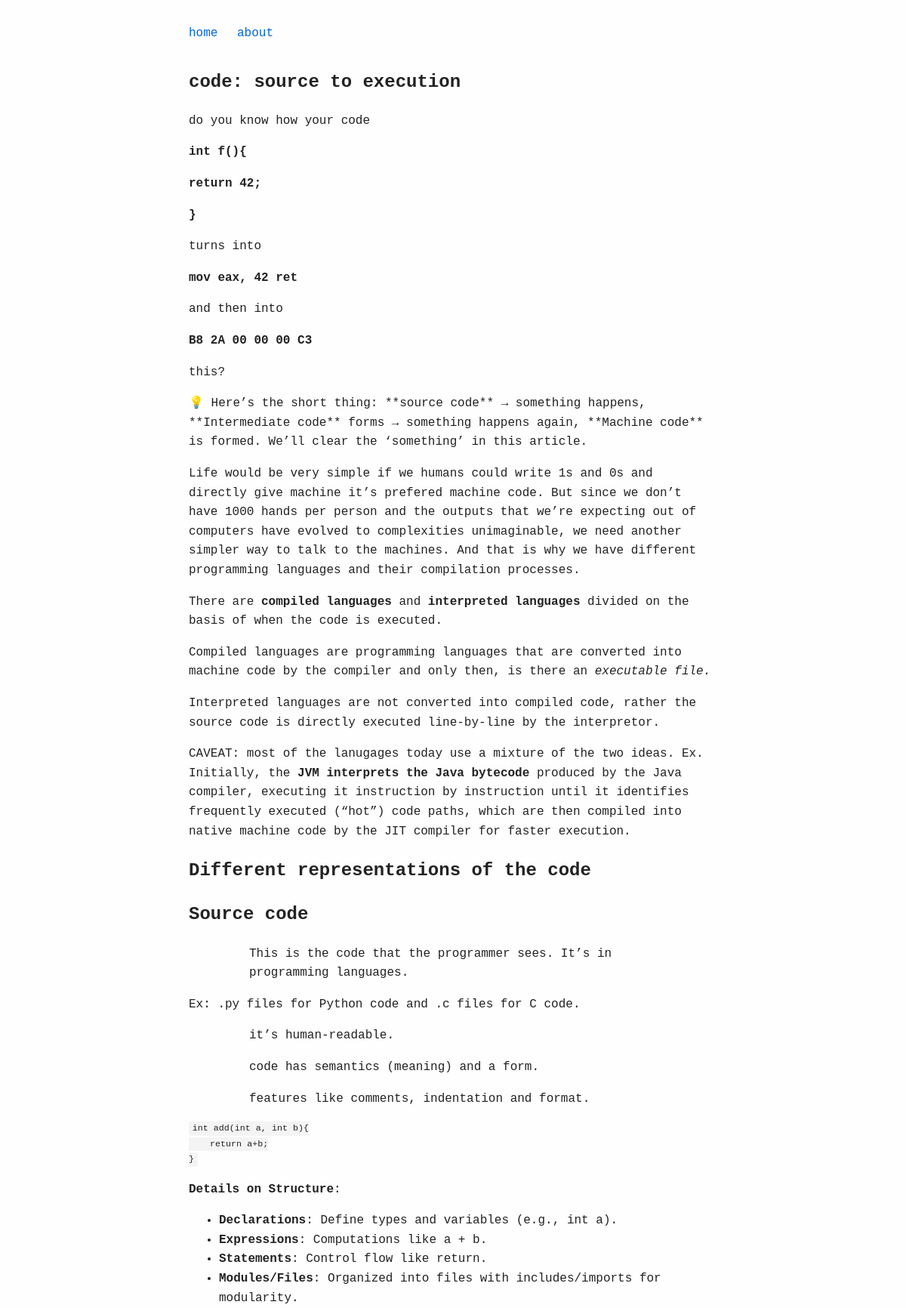
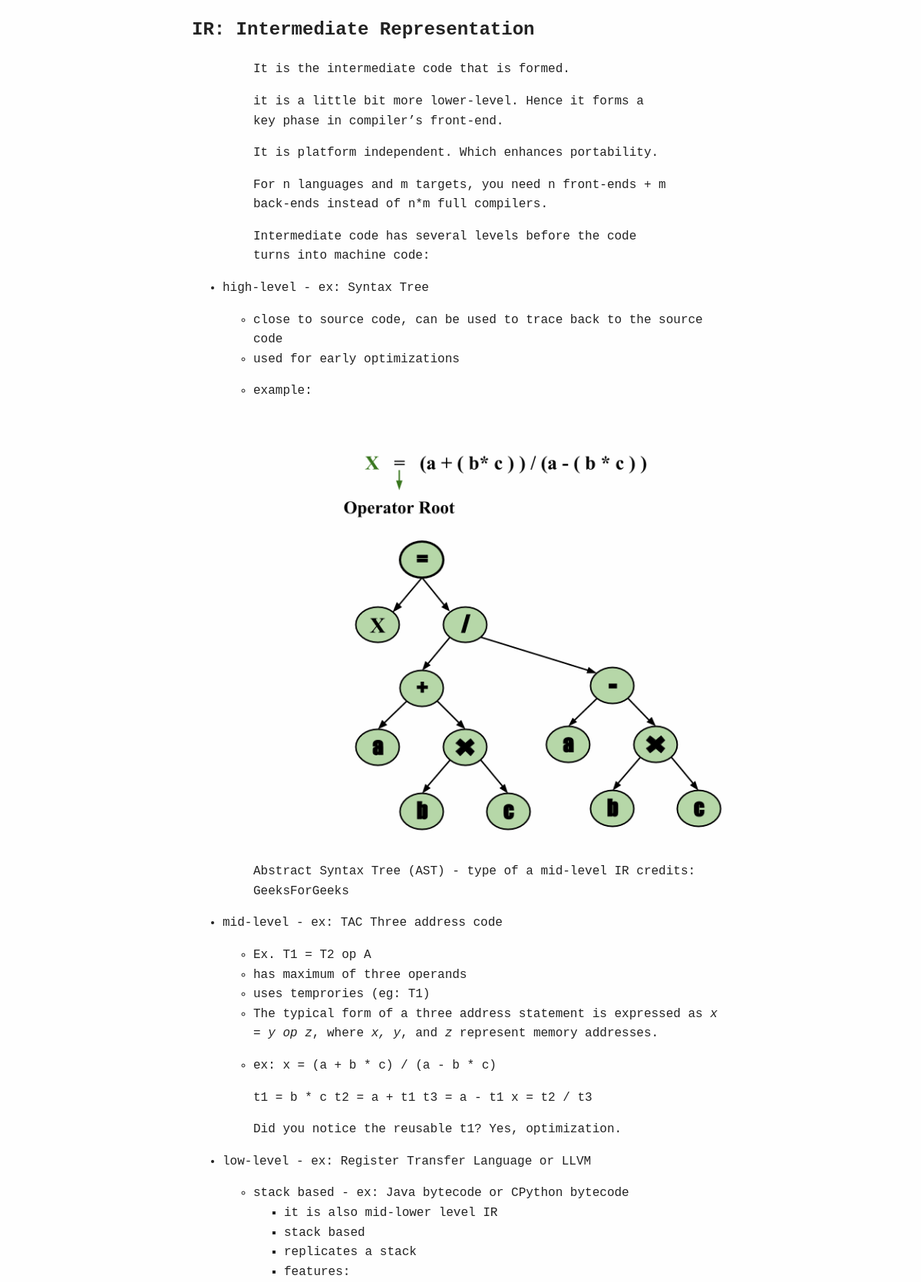
Page /code-source-execution/ (upper part) on the committed database (2 pictures, top to bottom).
### portfolio/models.py (models this page shows, shortened)
class Post(models.Model):
    title = models.CharField(max_length=200)
    slug = models.SlugField(unique=True)
    content = models.TextField()
    created_at = models.DateTimeField(auto_now_add=True)
    updated_at = models.DateTimeField(auto_now=True)

### portfolio/views.py (the view)
# urls.py: path('<slug:slug>/', views.post_detail, name='post_detail'),
def post_detail(request, slug):
    post = get_object_or_404(Post, slug=slug)
    return render(request, 'post.html', {'post': post})

### portfolio/templatetags/markdown_extras.py (called while the page is built)
@register.filter()
@stringfilter
def markdown(value):
    return md.markdown(value, extensions=['markdown.extensions.fenced_code'])

### templates/post.html (shortened to what this page needs)
{% extends "base.html" %}
{% load markdown_extras %}
{% block content %}
<article>
  <h1>{{ post.title }}</h1>
  <div class="post-content">
    {{ post.content| markdown | safe }}
  </div>
</article>
{% endblock %}

### templates/base.html (style rules this page uses)
body { margin: 0; padding: 0; font-family: 'JetBrains Mono', 'Monaco', 'Menlo', 'Courier New', monospace; background-color: #fefefe; color: #222; display: flex; align-items: center; justify-content: center; min-height: 100vh; line-height: 1.6; }
code { background: #f4f4f4; padding: 0.2em 0.4em; border-radius: 4px; font-size: 90%; }
img { max-width: 100%; border-radius: 10px; }

### rows in the picture
Post: title "code: source to execution", content "do you know how your code int f(){ return 42; } turns into mov eax, 42 ret and then into B8 2A 00 00 00 C3 this? 💡 Here’s the short thing: **source code** → something happens, **Intermediate code** forms → something happens again, **Machine code** is formed. We’ll clear the ‘something’ in this article. Life would be very simple if we humans could write 1s and 0s and directly give machine it’s prefered machine code. But since we don’t have 1000 hands per person and the outputs that we’re expecting out of computers have evolved to complexities unimaginable, we need another simpler way to talk to the machines. And that is why we have different programming languages and their compilation…", content (picture)
